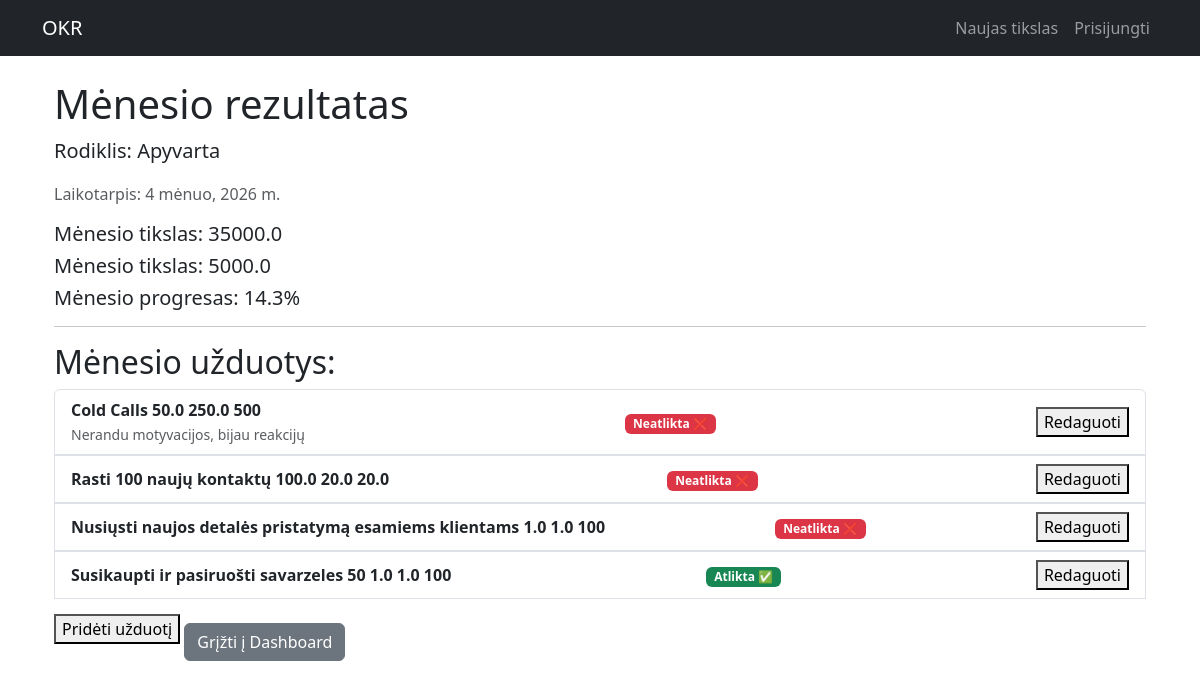
/2026/4/16/, run on the app's committed database.
### okr/models.py (models this page shows, shortened)
class MonthResult(models.Model):
    MONTH_CHOICES = [
        (1, 'Sausis'), (2, 'Vasaris'), (3, 'Kovas'), (4, 'Balandis'),
        (5, 'Gegužė'), (6, 'Birželis'), (7, 'Liepa'), (8, 'Rugpjūtis'),
        (9, 'Rugsėjis'), (10, 'Spalis'), (11, 'Lapkritis'), (12, 'Gruodis'),
    ]
    QUARTER_CHOICES = [(1, 'Q1'), (2, 'Q2'), (3, 'Q3'), (4, 'Q4')]
    monthly_key_result = models.ForeignKey(KeyResult, on_delete=models.CASCADE)
    month = models.IntegerField(choices=MONTH_CHOICES, default=1)
    quarter = models.IntegerField(choices=QUARTER_CHOICES, default=1)
    planned_result = models.DecimalField(max_digits=12, decimal_places=1)
    actual_result = models.DecimalField(max_digits=12, decimal_places=1, null=True, blank=True)
    @property
    def achievement_percentage(self):
        if self.planned_result and self.actual_result:
            return (self.actual_result / self.planned_result) * 100
        return 0

class KeyResult(models.Model):
    DISTRIBUTION_CHOICES = [
        ('cumulative', 'Išdaliniamas per mėnesius (÷ 12)'),
        ('fixed', 'Vienodas procentas viesiems mėn'),
        ('binary', 'Įvykdyta / Neįvykdyta')
    ]
    objective = models.ForeignKey(Objective, on_delete=models.CASCADE)
    name = models.CharField(max_length=200)
    unit = models.ForeignKey(Unit, on_delete=models.SET_NULL, null=True)
    annual_goal = models.DecimalField(max_digits=12, decimal_places=2)
    icon_class = models.CharField(max_length=50, default="fa-rocket")
    distribution_type = models.CharField(
        max_length=20,
        choices=DISTRIBUTION_CHOICES,
        default='cumulative',
    )

class Objective(models.Model):
    brand = models.CharField(max_length=100, default='Your Brand')
    team = models.CharField(max_length=200, default='Your Department')
    year = models.IntegerField()
    goal = models.CharField(max_length=200)

class Action(models.Model):
    month_result = models.ForeignKey(MonthResult, on_delete=models.CASCADE)
    action_item = models.CharField(max_length=200)
    unit = models.ForeignKey(Unit, on_delete=models.SET_NULL, null=True)
    planned_result = models.DecimalField(max_digits=12, decimal_places=1)
    actual_result = models.DecimalField(max_digits=12, decimal_places=1, null=True, blank=True)
    is_done= models.BooleanField(default=False)
    notes = models.TextField(null=True, blank=True, verbose_name="Komentarai / Problemos sprendimas")
    @property
    def action_achievement_percentage(self):
        if self.planned_result and self.actual_result:
            return (self.actual_result / self.planned_result) * 100
        return 0

### okr/views.py (the view)
# urls.py: path('<int:year>/<int:month>/<int:kr_id>/', views.action_items, name='action_items'),
def action_items(request, year, month, kr_id):
    month_result = get_object_or_404(
        MonthResult,
        id=kr_id,
        month=month,
        monthly_key_result__objective__year=year,
    )
    if request.method == 'POST':
        if request.POST.get('form_type') == 'month_result':
            form = MonthResultForm(request.POST, instance=month_result)
            if form.is_valid():
                form.save()
        elif request.POST.get('form_type') == 'action':
            action_form = ActionForm(request.POST)
            if action_form.is_valid():
                action = action_form.save(commit=False)
                action.month_result = month_result
                action.save()
        elif request.POST.get('form_type') == 'action_update':
            action_id = request.POST.get('action_id')
            action = get_object_or_404(Action, id=action_id)
            action_update_form = ActionUpdateForm(request.POST, instance=action)
            if action_update_form.is_valid():
                action_update_form.save()
        return redirect('action_items', year=year, month=month, kr_id=kr_id)
    else:
        form = MonthResultForm(instance=month_result)
        action_form = ActionForm()
    return render(request, 'actions.html', {
        'month_result': month_result,
        'actions': month_result.action_set.all(),
        'form': form,
        'action_form': action_form,
    })

### okr/models.py (called while the page is built)
    def __str__(self):
        return self.name

### okr/templates/actions.html (shortened to what this page needs)
{% extends "base.html" %}
{% block content %}
<div class="container mt-4">
    <h1>Mėnesio rezultatas</h1>
    <p class="lead">Rodiklis: {{ month_result.monthly_key_result.name }}</p>
    <p class="text-muted">Laikotarpis: {{ month_result.month }} mėnuo, {{ month_result.monthly_key_result.objective.year }} m.</p>
    <h5>Mėnesio tikslas: {{ month_result.planned_result }}</h5>
    <h5>Mėnesio tikslas: {{ month_result.actual_result }}</h5>
    <h5>Mėnesio progresas: {{ month_result.achievement_percentage|floatformat:1 }}%</h5>
    <hr>
    <h2>Mėnesio užduotys:</h2>
    <ul class="list-group">
        {% for action in actions %}
            <li class="list-group-item d-flex justify-content-between align-items-center">
                <div>
                    <strong>{{ action.action_item }}</strong>
                    <strong>{{ action.planned_result }}</strong>
                    <strong>{{ action.actual_result }}</strong>
                    <strong>{{ action.action_achievement_percentage }}</strong>
                    {% if action.notes %}
                        <br><small class="text-muted">{{ action.notes }}</small>
                    {% endif %}
                </div>
                <span>
                    {% if action.is_done %}
                        <span class="badge bg-success text-white">Atlikta ✅</span>
                    {% else %}
                        <span class="badge bg-danger text-white">Neatlikta ❌</span>
                    {% endif %}
                </span>
                <button data-bs-toggle="modal" data-bs-target="#action-{{ action.id }}">
                    Redaguoti
                </button>
            </li>
{% endfor %}
    </ul>
<button data-bs-toggle="modal" data-bs-target="#actionModal">
    Pridėti užduotį
</button>
    <a href="{% url 'dashboard' month_result.monthly_key_result.objective.id %}" class="btn btn-secondary mt-4">
        Grįžti į Dashboard
    </a>
</div>
{% endblock %}

### data on the page
MonthResult: monthly_key_result.name "Apyvarta", month "4", monthly_key_result.objective.year "2026", planned_result "35000.0", actual_result "5000.0", achievement_percentage "14.3"
Action: action_item "Cold Calls", planned_result "50.0", actual_result "250.0", action_achievement_percentage "500", notes "Nerandu motyvacijos, bijau reakcijų", is_done "Neatlikta ❌"
Action: action_item "Rasti 100 naujų kontaktų", planned_result "100.0", actual_result "20.0", action_achievement_percentage "20.0", is_done "Neatlikta ❌"
Action: action_item "Nusiųsti naujos detalės pristatymą esamiems klientams", planned_result "1.0", actual_result "1.0", action_achievement_percentage "100", is_done "Neatlikta ❌"
Action: action_item "Susikaupti ir pasiruošti savarzeles 50", planned_result "1.0", actual_result "1.0", action_achievement_percentage "100", is_done "Atlikta ✅"
